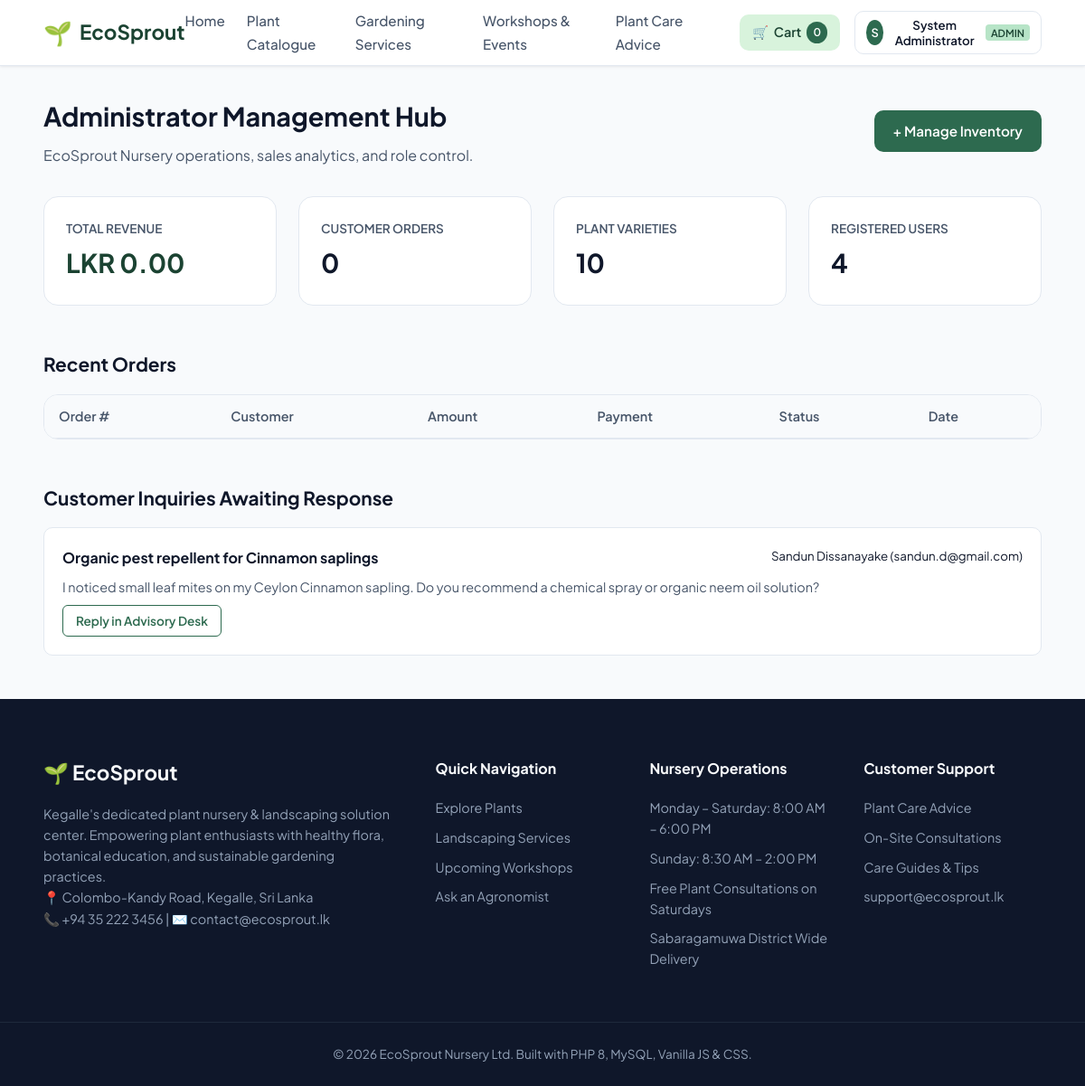
The page /pages/admin_dashboard.php (signed in) on the database its author committed.
### tables this page shows
CREATE TABLE inquiries (
    id INT AUTO_INCREMENT PRIMARY KEY,
    user_id INT NULL,
    customer_name VARCHAR(120) NOT NULL,
    customer_email VARCHAR(150) NOT NULL,
    subject VARCHAR(200) NOT NULL,
    message TEXT NOT NULL,
    status ENUM('open', 'in_progress', 'resolved') DEFAULT 'open',
    staff_reply TEXT NULL,
    staff_id INT NULL,
    replied_at DATETIME NULL,
    created_at TIMESTAMP DEFAULT CURRENT_TIMESTAMP,
    FOREIGN KEY (user_id) REFERENCES users(id) ON DELETE SET NULL ON UPDATE CASCADE,
    FOREIGN KEY (staff_id) REFERENCES users(id) ON DELETE SET NULL ON UPDATE CASCADE,
    INDEX idx_inquiry_status (status)
);

### pages/admin_dashboard.php (the view, shortened to what this page needs)
<?php
require_once __DIR__ . '/../includes/header.php';
$pdo = Database::getConnection();
$totalUsers = $pdo->query("SELECT COUNT(*) FROM users")->fetchColumn();
$totalPlants = $pdo->query("SELECT COUNT(*) FROM plants")->fetchColumn();
$totalOrders = $pdo->query("SELECT COUNT(*) FROM orders")->fetchColumn();
$totalRevenue = $pdo->query("SELECT COALESCE(SUM(total_amount), 0) FROM orders")->fetchColumn();
$inquiries = $pdo->query("SELECT * FROM inquiries WHERE status = 'open' ORDER BY id DESC LIMIT 5")->fetchAll();
?>
<div class="container" style="padding-top: 2rem;">
    <div style="display: flex; justify-content: space-between; align-items: center; margin-bottom: 2rem;">
        <div>
            <h1 class="section-title">Administrator Management Hub</h1>
            <p class="section-subtitle" style="margin-bottom: 0;">EcoSprout Nursery operations, sales analytics, and role control.</p>
        </div>
        <a href="<?= APP_URL ?>/pages/staff_inventory.php" class="btn btn-primary">+ Manage Inventory</a>
    </div>
    <div style="display: grid; grid-template-columns: repeat(auto-fit, minmax(220px, 1fr)); gap: 1.5rem; margin-bottom: 3rem;">
        <div style="background: var(--surface-white); border: 1px solid var(--border-color); border-radius: var(--radius-lg); padding: 1.5rem;">
            <div style="font-size: 0.85rem; color: var(--text-muted); text-transform: uppercase; font-weight: 600;">Total Revenue</div>
            <div style="font-size: 1.8rem; font-weight: 700; color: var(--primary-dark); margin-top: 4px;"><?= APP_CURRENCY ?> <?= number_format($totalRevenue, 2) ?></div>
        </div>
        <div style="background: var(--surface-white); border: 1px solid var(--border-color); border-radius: var(--radius-lg); padding: 1.5rem;">
            <div style="font-size: 0.85rem; color: var(--text-muted); text-transform: uppercase; font-weight: 600;">Customer Orders</div>
            <div style="font-size: 1.8rem; font-weight: 700; color: var(--text-dark); margin-top: 4px;"><?= $totalOrders ?></div>
        </div>
        <div style="background: var(--surface-white); border: 1px solid var(--border-color); border-radius: var(--radius-lg); padding: 1.5rem;">
            <div style="font-size: 0.85rem; color: var(--text-muted); text-transform: uppercase; font-weight: 600;">Plant Varieties</div>
            <div style="font-size: 1.8rem; font-weight: 700; color: var(--text-dark); margin-top: 4px;"><?= $totalPlants ?></div>
        </div>
        <div style="background: var(--surface-white); border: 1px solid var(--border-color); border-radius: var(--radius-lg); padding: 1.5rem;">
            <div style="font-size: 0.85rem; color: var(--text-muted); text-transform: uppercase; font-weight: 600;">Registered Users</div>
            <div style="font-size: 1.8rem; font-weight: 700; color: var(--text-dark); margin-top: 4px;"><?= $totalUsers ?></div>
        </div>
    </div>
    <div style="margin-bottom: 3rem;">
        <h2 style="font-size: 1.3rem; margin-bottom: 1rem;">Recent Orders</h2>
        <div class="table-responsive">
            <table class="data-table">
                <thead>
                    <tr>
                        <th>Order #</th>
                        <th>Customer</th>
                        <th>Amount</th>
                        <th>Payment</th>
                        <th>Status</th>
                        <th>Date</th>
                    </tr>
                </thead>
            </table>
        </div>
    </div>
    <div>
        <h2 style="font-size: 1.3rem; margin-bottom: 1rem;">Customer Inquiries Awaiting Response</h2>
        <?php if (empty($inquiries)): ?>
            <p class="text-muted">No pending customer inquiries.</p>
        <?php else: ?>
            <div style="display: flex; flex-direction: column; gap: 1rem;">
                <?php foreach ($inquiries as $inq): ?>
                    <div style="background: var(--surface-white); border: 1px solid var(--border-color); border-radius: var(--radius-md); padding: 1.25rem;">
                        <div style="display: flex; justify-content: space-between;">
                            <strong><?= htmlspecialchars($inq['subject']) ?></strong>
                            <small class="text-muted"><?= htmlspecialchars($inq['customer_name']) ?> (<?= htmlspecialchars($inq['customer_email']) ?>)</small>
                        </div>
                        <p style="font-size: 0.9rem; color: var(--text-muted); margin: 8px 0;"><?= htmlspecialchars($inq['message']) ?></p>
                        <a href="<?= APP_URL ?>/pages/inquiry.php" class="btn btn-outline-sm">Reply in Advisory Desk</a>
                    </div>
                <?php endforeach; ?>
            </div>
        <?php endif; ?>
    </div>
</div>
<?php require_once __DIR__ . '/../includes/footer.php'; ?>

### assets/css/style.css (style rules this page uses)
:root { --primary: #2d6a4f; --primary-dark: #1b4332; --primary-light: #52b788; --primary-subtle: #d8f3dc; --accent: #b7e4c7; --accent-orange: #d97706; --text-dark: #0f172a; --text-muted: #475569; --bg-light: #f8fafc; --surface-white: #ffffff; --border-color: #e2e8f0; --danger: #dc2626; --success: #16a34a; --warning: #f59e0b; --radius-sm: 6px; --radius-md: 10px; --radius-lg: 16px; --shadow-sm: 0 1px 3px rgba(0,0,0,0.08); --shadow-md: 0 4px 12px rgba(0,0,0,0.06); --shadow-lg: 0 10px 25px rgba(0,0,0,0.1); --font-main: 'Plus Jakarta Sans', system-ui, -apple-system, sans-serif; }
* { box-sizing: border-box; margin: 0; padding: 0; }
body { font-family: var(--font-main); background-color: var(--bg-light); color: var(--text-dark); line-height: 1.6; display: flex; flex-direction: column; min-height: 100vh; }
a { color: var(--primary); text-decoration: none; transition: color 0.2s ease; }
.container { width: 92%; max-width: 1200px; margin: 0 auto; }
.btn { display: inline-flex; align-items: center; justify-content: center; padding: 10px 20px; font-size: 0.95rem; font-weight: 600; border-radius: var(--radius-md); border: 1px solid transparent; cursor: pointer; font-family: inherit; transition: all 0.2s ease; }
.btn-primary { background: var(--primary); color: white; }
.btn-outline-sm { padding: 6px 14px; font-size: 0.85rem; border: 1px solid var(--primary); color: var(--primary); border-radius: var(--radius-sm); background: transparent; }
.section-title { font-size: 1.8rem; font-weight: 700; color: var(--text-dark); margin-bottom: 0.5rem; }
.section-subtitle { color: var(--text-muted); margin-bottom: 2rem; font-size: 1rem; }
.table-responsive { overflow-x: auto; background: var(--surface-white); border-radius: var(--radius-lg); border: 1px solid var(--border-color); }
.data-table { width: 100%; border-collapse: collapse; text-align: left; font-size: 0.9rem; }
.data-table th, .data-table td { padding: 12px 16px; border-bottom: 1px solid var(--border-color); }
.data-table th { background: var(--bg-light); font-weight: 600; color: var(--text-muted); }

### rows shown on the page
inquiries: subject "Organic pest repellent for Cinnamon saplings", customer_name "Sandun Dissanayake", customer_email "sandun.d@gmail.com", message "I noticed small leaf mites on my Ceylon Cinnamon sapling. Do you recommend a chemical spray or organic neem oil solution?"

### other values the page prints
$cartCount "0"
substr($currentUser['full_name'], 0, 1) "S"
$currentUser['full_name'] "System Administrator"
$currentUser['role'] "ADMIN"
APP_CURRENCY "LKR"
$totalRevenue "0.00"
$totalOrders "0"
$totalPlants "10"
$totalUsers "4"
APP_LOCATION "Colombo-Kandy Road, Kegalle, Sri Lanka"
